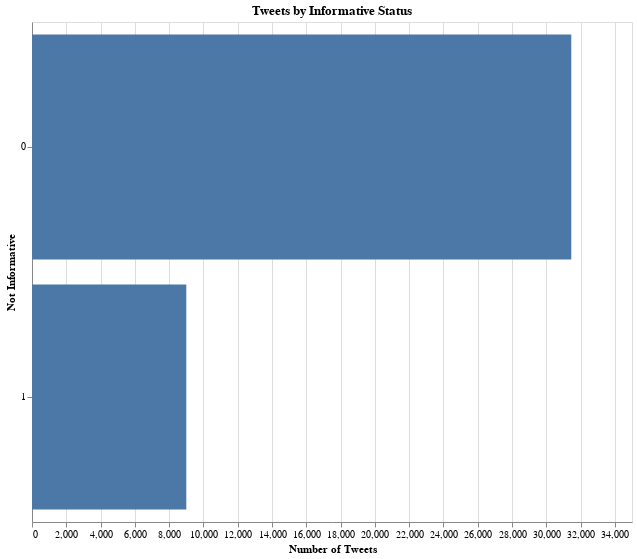

Source (notebook cell):
### Markdown cell above
## EDA - similar to other dataset

### Code cell
# Additional chart - altair version
P1 = alt.Chart(df).mark_bar().encode(
    x = alt.X('count():Q', title = "Number of Tweets"),
    y = alt.Y('not_informative:N', title = "Not Informative", sort=alt.EncodingSortField(field="not_informative", op="count", order='descending'))
).properties(title='Tweets by Informative Status', height = 500, width = 600).interactive()

P1

### Figure 1 — Vega specification as saved in the notebook (floating-point values rounded to 4 significant figures)
{"$schema": "https://vega.github.io/schema/vega/v5.json", "data": [{"name": "selector001_store"}, {"name": "source_0"}, {"name": "data_0", "values": [{"__count": 31458, "not_informative": 0}, {"__count": 9001, "not_informative": 1}]}, {"name": "data_0_x_domain___count", "values": [{"min": 9001, "max": 31458}]}, {"name": "source_0_y_domain_not_informative", "values": [{"not_informative": 0, "sort_field": 31458}, {"not_informative": 1, "sort_field": 9001}]}], "signals": [{"name": "unit", "value": {}, "on": [{"events": "mousemove", "update": "isTuple(group()) ? group() : unit"}]}, {"name": "selector001", "update": "vlSelectionResolve(\"selector001_store\", \"union\")"}, {"name": "selector001_not_informative", "on": [{"events": {"signal": "selector001_translate_delta"}, "update": "panLinear(selector001_translate_anchor.extent_y, selector001_translate_delta.y / height)"}, {"events": {"signal": "selector001_zoom_delta"}, "update": "zoomLinear(domain(\"y\"), selector001_zoom_anchor.y, selector001_zoom_delta)"}, {"events": [{"source": "scope", "type": "dblclick"}], "update": "null"}]}, {"name": "selector001_tuple", "on": [{"events": [{"signal": "selector001_not_informative"}], "update": "selector001_not_informative ? {unit: \"\", fields: selector001_tuple_fields, values: [selector001_not_informative]} : null"}]}, {"name": "selector001_tuple_fields", "value": [{"field": "not_informative", "channel": "y", "type": "E"}]}, {"name": "selector001_translate_anchor", "value": {}, "on": [{"events": [{"source": "scope", "type": "mousedown"}], "update": "{x: x(unit), y: y(unit), extent_y: domain(\"y\")}"}]}, {"name": "selector001_translate_delta", "value": {}, "on": [{"events": [{"source": "window", "between": [{"source": "scope", "type": "mousedown"}, {"source": "window", "type": "mouseup"}], "type": "mousemove", "consume": true}], "update": "{x: selector001_translate_anchor.x - x(unit), y: selector001_translate_anchor.y - y(unit)}"}]}, {"name": "selector001_zoom_anchor", "on": [{"events": [{"source": "scope", "type": "wheel", "consume": true}], "update": "{x: invert(\"x\", x(unit)), y: invert(\"y\", y(unit))}"}]}, {"name": "selector001_zoom_delta", "on": [{"events": [{"source": "scope", "type": "wheel", "consume": true}], "update": "pow(1.001, event.deltaY * pow(16, event.deltaMode))", "force": true}]}, {"name": "selector001_modify", "on": [{"events": {"signal": "selector001_tuple"}, "update": "modify(\"selector001_store\", selector001_tuple, true)"}]}], "marks": [{"type": "rect", "name": "marks", "from": {"data": "data_0"}, "encode": {"update": {"ariaRoleDescription": {"value": "bar"}, "y": {"field": "not_informative", "scale": "y"}, "x2": {"value": 0, "scale": "x"}, "height": {"scale": "y", "band": 1}, "description": {"signal": "\"Number of Tweets: \" + (format(datum[\"__count\"], \"\")) + \"; Not Informative: \" + (isValid(datum[\"not_informative\"]) ? datum[\"not_informative\"] : \"\"+datum[\"not_informative\"])"}, "fill": {"value": "#4c78a8"}, "x": {"field": "__count", "scale": "x"}}}, "style": ["bar"], "interactive": true}], "scales": [{"name": "x", "type": "linear", "domain": [{"signal": "(data(\"data_0_x_domain___count\")[0] || {}).min"}, {"signal": "(data(\"data_0_x_domain___count\")[0] || {}).max"}], "range": [0, {"signal": "width"}], "nice": true, "zero": true}, {"name": "y", "type": "band", "domain": {"data": "source_0_y_domain_not_informative", "field": "not_informative", "sort": {"op": "max", "field": "sort_field", "order": "descending"}}, "range": [0, {"signal": "height"}], "paddingInner": 0.1, "paddingOuter": 0.05}], "axes": [{"scale": "x", "orient": "bottom", "gridScale": "y", "domain": false, "maxExtent": 0, "grid": true, "labels": false, "ticks": false, "zindex": 0, "aria": false, "tickCount": {"signal": "ceil(width/40)"}, "minExtent": 0}, {"scale": "x", "tickCount": {"signal": "ceil(width/40)"}, "orient": "bottom", "labelFlush": true, "zindex": 0, "labelOverlap": true, "title": "Number of Tweets", "grid": false}, {"scale": "y", "zindex": 0, "orient": "left", "grid": false, "title": "Not Informative"}], "title": {"text": "Tweets by Informative Status", "frame": "group"}, "padding": 5, "style": "cell", "height": 500, "background": "white", "width": 600}
